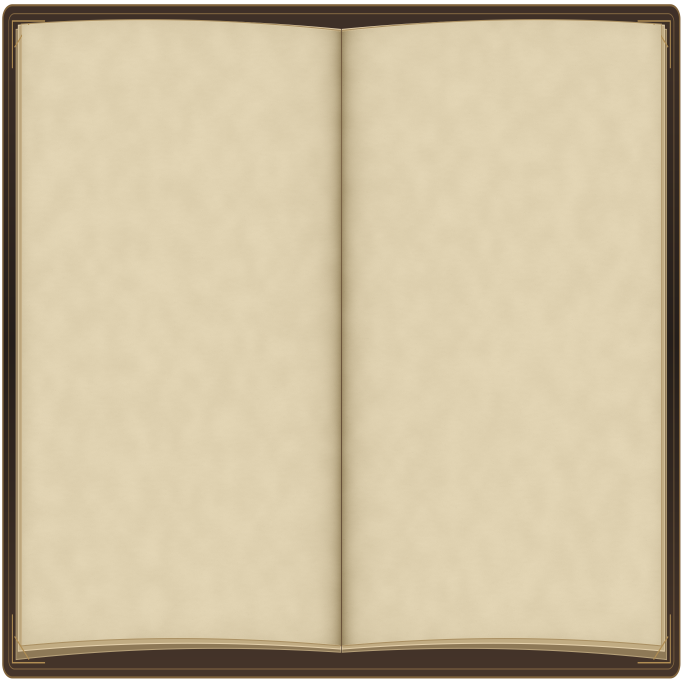
#> input picture Modules/Quest/Media/Book/grimoire.png, 2048 x 2048 px (shown at 1/3 size)
$ python book_paper.py
#> lines starting #> are read from the running program, lines starting #| are printed output that depends on the picture; after the words box and inside, x2 and y2 are one past the last pixel; in counts of white or black regions, pixels touching at a corner belong together
"""Papier des pages : grain fixe, fibres et vieillissement local des bords.

Remplace les grands dégradés horizontaux, sujets aux bandes après DXT5.
La couverture et la tranche sont conservées ; le papier rejoint le pli central.
"""
from pathlib import Path
from PIL import Image, ImageDraw, ImageFilter
import numpy as np

def build_paper(root):
    original=Image.open(root/'grimoire.png').convert('RGBA')
#> original is the input picture: PIL image 2048x2048 RGBA; mean R, G, B, A 200.5, 186.1, 155.2, 250.2
    width,height=original.size
#> width = 2048; height = 2048
    rng=np.random.default_rng(1847)
    yy,xx=np.mgrid[:height,:width]
    x=xx*940/width;y=yy*650/height
    # Les limites suivent les courbes du SVG, en conservant son filet de bord.
    left=((x>30)&(x<469.5));right=((x>470.5)&(x<910))
    u=np.where(left,(x-29)/440,(x-471)/440)
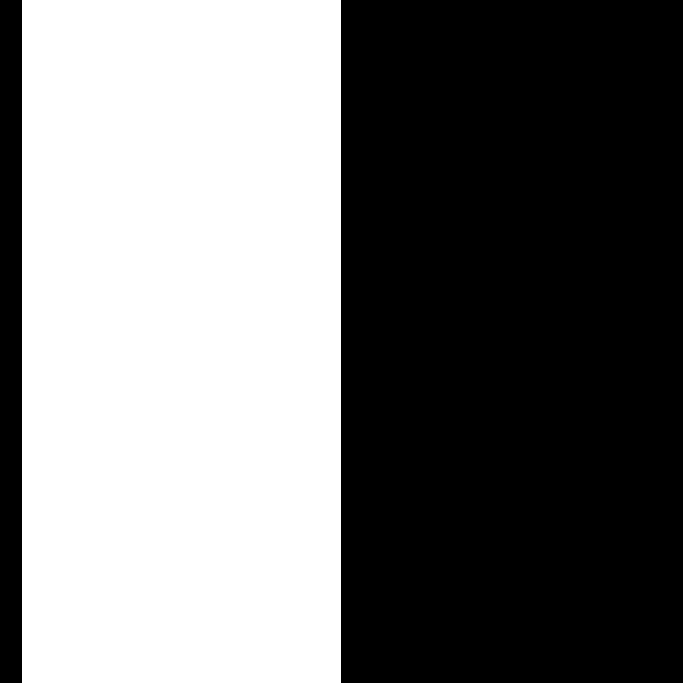
#> left: shape (2048, 2048) bool (shown at 1/3 size); 46.7% white; 1 white region, box (x1, y1, x2, y2) and area: (66, 0, 1023, 2048) 1959936
    u=np.clip(u,0,1)
    top=np.where(left,(1-u)**2*23+2*(1-u)*u*12+u*u*29,
                 (1-u)**2*29+2*(1-u)*u*12+u*u*23)
    bottom=(1-u)**2*615+2*(1-u)*u*601+u*u*615
    mask=(left|right)&(y>top+1)&(y<bottom-1)
    coarse=Image.fromarray(rng.integers(80,177,(42,64),dtype=np.uint8)).resize((width,height),Image.Resampling.BICUBIC).filter(ImageFilter.GaussianBlur(9))
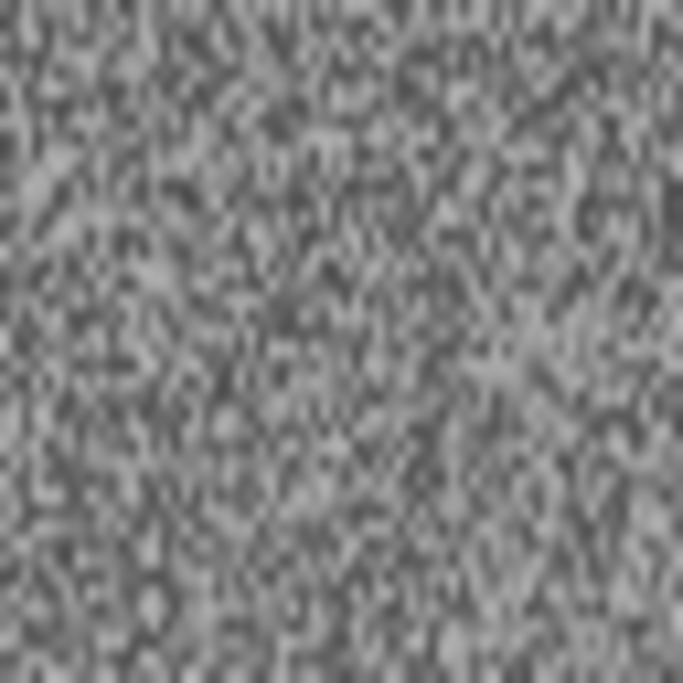
#> coarse: PIL image 2048x2048 L (shown at 1/3 size); min 75, max 188, mean 127.9
    clouds=(np.asarray(coarse,dtype=float)-128)/15
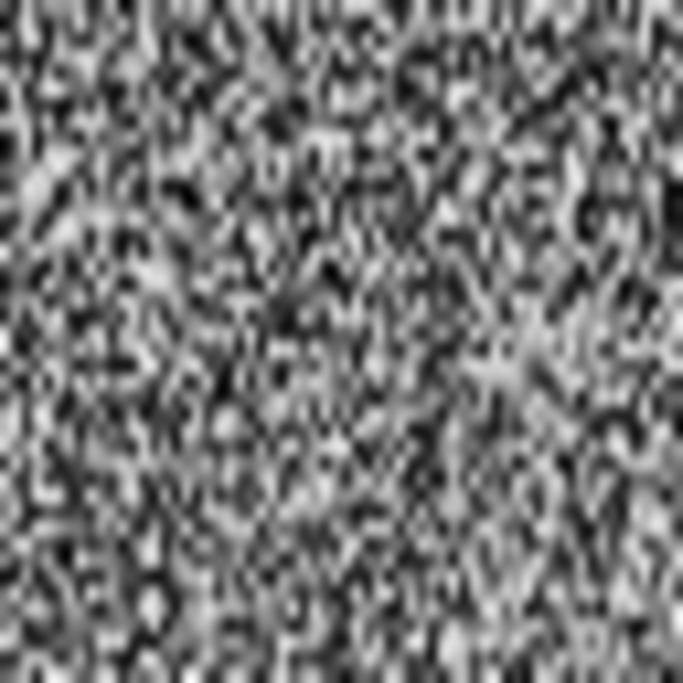
#> clouds: shape (2048, 2048) float64 (shown at 1/3 size); min -3.53, max 4, mean -0.00889; drawn with min black and max white
    fine=rng.normal(0,1.35,(height,width))
    fibers=Image.fromarray(rng.integers(90,166,(360,150),dtype=np.uint8)).resize((width,height),Image.Resampling.BILINEAR)
    fibers=(np.asarray(fibers,dtype=float)-128)/35
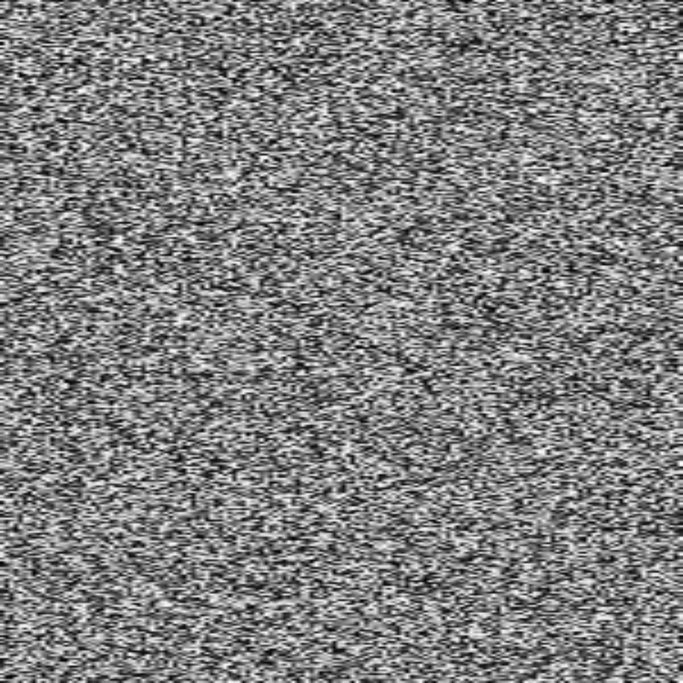
#> fibers: shape (2048, 2048) float64 (shown at 1/3 size); min -1.09, max 1.06, mean -0.0133; drawn with min black and max white
    gutter=np.abs(x-470)
    edge=np.minimum(np.abs(x-29),np.abs(x-911))
    vertical=np.minimum(np.maximum(0,y-top),np.maximum(0,bottom-y))
    aging=13*np.exp(-edge/8)+9*np.exp(-vertical/9)
    # Creux resserré et épaule arrondie des feuilles, éclairée depuis la gauche.
    shadow=68*np.exp(-gutter/9)+24*np.exp(-gutter/31)
    shoulder=np.where(x<470,10,5)*np.exp(-((gutter-44)/23)**2)
    shadow+=np.where(x>470,7,0)*np.exp(-gutter/40)
    variation=clouds+fine+fibers-aging-shadow+shoulder
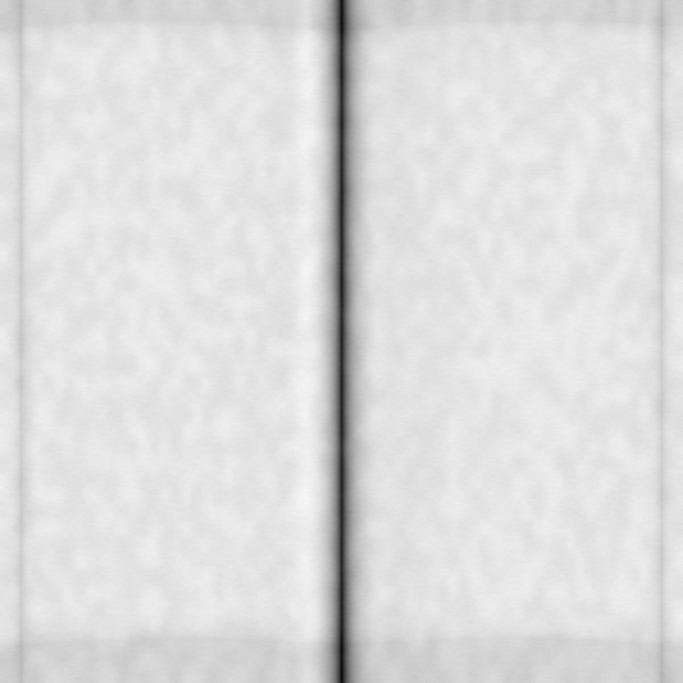
#> variation: shape (2048, 2048) float64 (shown at 1/3 size); min -109.8, max 11.85, mean -4.09; drawn with min black and max white
    paper=np.empty((height,width,4),dtype=np.uint8)
    for channel,(base,factor) in enumerate(((224,1.0),(210,1.05),(177,1.12))):
        paper[:,:,channel]=np.clip(base+variation*factor,0,255).astype(np.uint8)
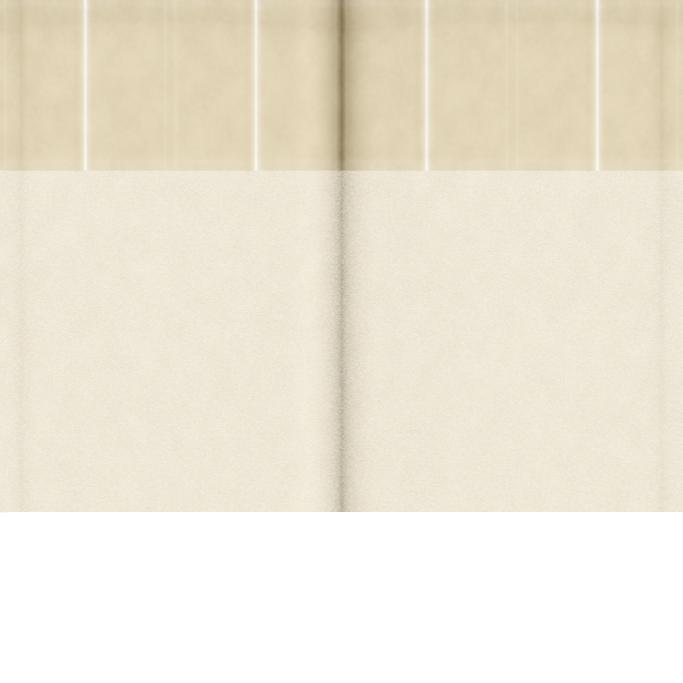
#> paper: shape (2048, 2048, 4) (shown at 1/3 size); mean of channels 0, 1, 2, 3 219.4, 205.2, 171.9, 119; transparent parts drawn white
    paper[:,:,3]=255
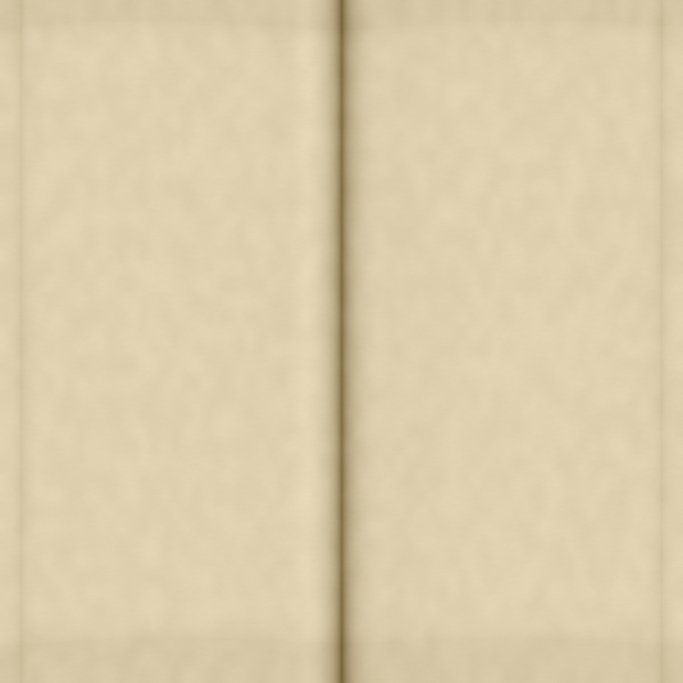
#> paper: shape (2048, 2048, 4) (shown at 1/3 size); mean of channels 0, 1, 2, 3 219.4, 205.2, 171.9, 255; drawn as R, G, B
    # Petites fibres irrégulières, dispersées et peu contrastées.
    texture=Image.fromarray(paper)
    draw=ImageDraw.Draw(texture)
    for _ in range(3500):
        px=int(rng.integers(0,width));py=int(rng.integers(0,height))
        if mask[py,px]:
            color=tuple(max(0,int(c)-int(rng.integers(3,9))) for c in paper[py,px,:3])+(255,)
            draw.line((px,py,px+int(rng.integers(1,4)),py+1),fill=color,width=1)
#> this loop made 3500 passes
#> color on passes 1, 3, 4, 5, 6, 7, 8, 9, 10, 11, 12, 13: (218, 199, 171, 255), (221, 208, 171, 255), (144, 126, 91, 255), (220, 204, 171, 255), (217, 208, 173, 255), (215, 202, 171, 255), (215, 201, 168, 255), (217, 199, 169, 255), (215, 202, 170, 255), (225, 208, 179, 255), (216, 201, 166, 255), (216, 200, 170, 255)
    original.paste(texture,(0,0),Image.fromarray((mask*255).astype(np.uint8)))
    original.save(root/'grimoire.png')

if __name__=='__main__':
    build_paper(Path(__file__).resolve().parent.parent/'Media'/'Book')
